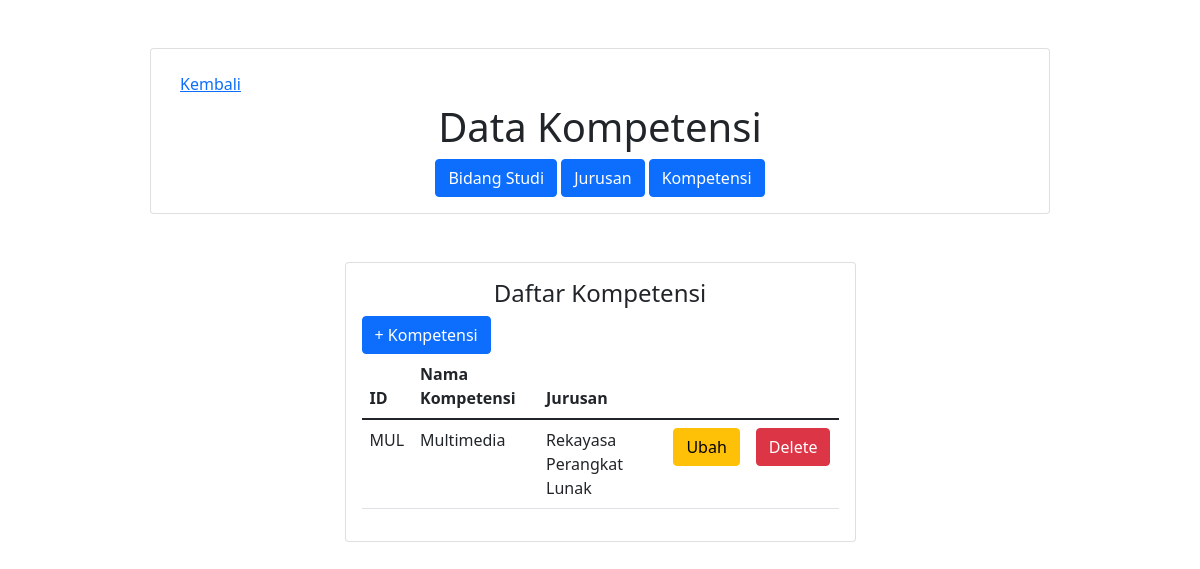
/kompetensi/listkompetensi.php, run on the app's committed database.
### tables this page shows
CREATE TABLE `kompetensi` (
  `kodeKompetensi` varchar(5) NOT NULL,
  `namaKompetensi` varchar(20) NOT NULL,
  `kodeJurusan` varchar(5) NOT NULL
);

CREATE TABLE `jurusan` (
  `kodeJurusan` varchar(5) NOT NULL,
  `namaJurusan` varchar(30) NOT NULL,
  `kodeBidangStudi` varchar(8) NOT NULL
);

### kompetensi/listkompetensi.php (the view, shortened to what this page needs)
<?php
include '../conn.php';
$sch = mysqli_query($conn,'SELECT * FROM kompetensi inner join jurusan on kompetensi.kodeJurusan = jurusan.kodeJurusan');
?>
<!DOCTYPE html>
<head>
    <link href="https://cdn.jsdelivr.net/npm/bootstrap@5.1.3/dist/css/bootstrap.min.css" rel="stylesheet">
</head>
<body>
<div class="col-sm-9 mx-auto">
            <div class="card card-register my-5 card-body">
            <div>
            <a class="btn btn-link" href="../index.php">Kembali</a>
            </div>
                <div class="text-center">
                    <h1>Data Kompetensi</h1>
                    <a  class="btn btn-primary" href="../bidangstudi/listbidangstudi.php">Bidang Studi</a>
                    <a  class="btn btn-primary" href="../jurusan/listjurusan.php">Jurusan</a>
                    <a href="" class="btn btn-primary">Kompetensi</a>
            </div>
        </div>
    <div class="container">
        <div class="col-sm-9 col-md-7 col-lg-7 mx-auto">
            <div class="card card-register my-5 card-body">
                <h4 class="text-center"> Daftar Kompetensi</h4>
                <div>
                <a class="btn btn-primary" href="kompetensi.php">+ Kompetensi</a>
                </div>
                <table class="table">
                    <thead>
                        <tr>
                            <th scope="col">ID</th>
                            <th scope="col">Nama Kompetensi</th>
                            <th scope="col">Jurusan</th>
                        </tr>
                    </thead>
                    <tbody>
                    <?php
                        if(mysqli_num_rows($sch)>0) {
                            while($data=mysqli_fetch_array($sch)){
                                echo ("
                                <tr>
                                <td style: 'text-align : center'>".$data['kodeKompetensi']."</td>
                                <td style: 'text-align : center'>".$data['namaKompetensi']."</td>
                                <td style: 'text-align : center'>".$data['namaJurusan']."</td>
                                <td><a href='update.php?idkompetensi=".$data['kodeKompetensi']."' class='btn btn-warning'> Ubah </a> </td>
                                <td><a href='delete.php?idkompetensi=".$data['kodeKompetensi']."' class='btn btn-danger'> Delete </a> </td>
                                ");
                            }} ?>
                    </tbody>
                </table>
            </div>
        </div>
    </div>
</body>
</html>

### data on the page
kompetensi: kodeKompetensi "MUL", namaKompetensi "Multimedia", kodeJurusan.namaJurusan "Rekayasa Perangkat Lunak"
